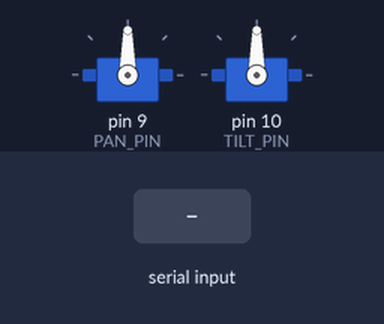
A sketch run on a simulated Arduino Uno, built with avr-gcc and run on an emulated ATmega328P. On the bench: 2 × servo. Inputs (shaded band) come from the test bench. What the sketch prints to the serial monitor is not drawn.

Above: at 1.9 s.
2.0 s: "T45\n" received over Serial
At 2.5 s:
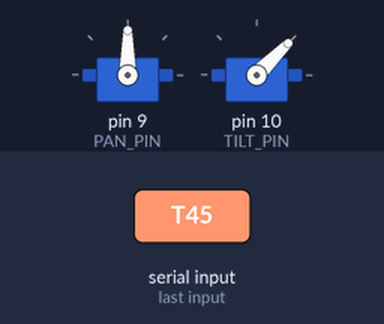
3.6 s: "P45\n" received over Serial
At 4.9 s:
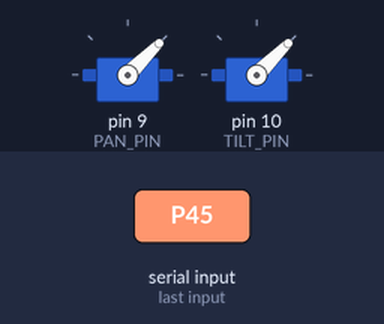
5.2 s: "T120\n" received over Serial
At 6.5 s:
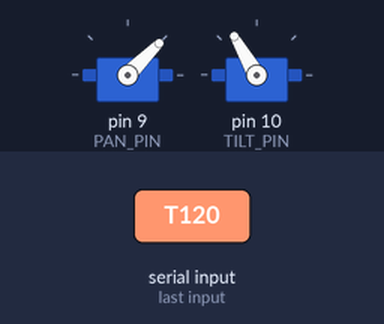
6.8 s: "B90,45\n" received over Serial
At 7.9 s:
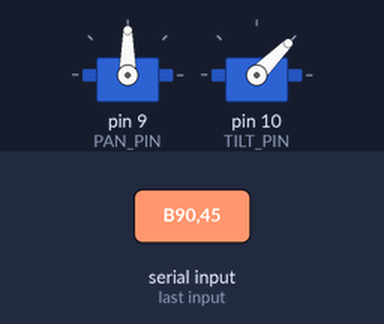
8.4 s: "P,45\n" received over Serial
At 9.3 s:
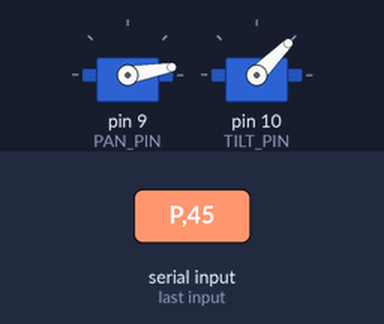
10.0 s: "T90\n" received over Serial
At 11.0 s:
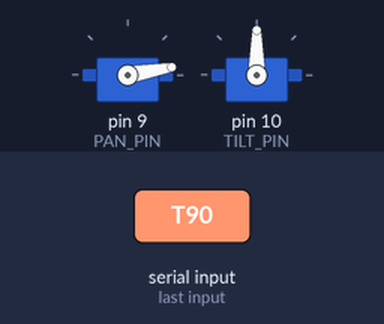
Timing chart, 0 to 12.6 s (numbered marks = the images above; inputs shaded):
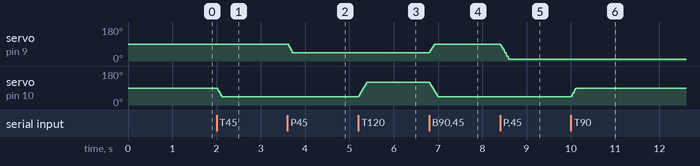

The sketch:

servo_controller.ino
```cpp
/*
 * ROCKET TRACKER — Phase 2: Pan/Tilt Servo Controller
 * =====================================================
 *
 * This firmware runs on the Arduino UNO R4 WiFi and controls two MG995
 * servos (pan + tilt) based on commands received over USB serial.
 *
 * WIRING:
 *   Pan servo  signal → Pin 9
 *   Tilt servo signal → Pin 10
 *   Servo power       → External 6V supply (NOT from Arduino!)
 *   Common ground     → Arduino GND ↔ Servo power supply GND
 *
 * SERIAL PROTOCOL:
 *   Commands are simple text lines ending with newline (\n):
 *
 *   "P<angle>"       — Set pan angle  (e.g., "P90" → pan to 90°)
 *   "T<angle>"       — Set tilt angle (e.g., "T45" → tilt to 45°)
 *   "B<pan>,<tilt>"  — Set both at once (e.g., "B90,45")
 *   "C"              — Report current angles (response: "C<pan>,<tilt>")
 *   "H"              — Home position (center both servos to 90°)
 *   "S"              — Sweep test (pan and tilt cycle through range)
 *   "?"              — Print help
 *
 *   Angles are clamped to [MIN_ANGLE, MAX_ANGLE] for safety.
 *
 * TESTING WITHOUT PYTHON:
 *   1. Upload this sketch to your Arduino
 *   2. Open Serial Monitor (Tools → Serial Monitor)
 *   3. Set baud rate to 115200, line ending to "Newline"
 *   4. Type "H" to center servos
 *   5. Type "S" to run sweep test
 *   6. Type "P45" or "T120" to move individual servos
 *
 * LEARNING NOTES:
 *   Servos are controlled via PWM (Pulse Width Modulation). The Arduino
 *   Servo library handles the details, but under the hood:
 *     - A pulse is sent every 20ms (50 Hz)
 *     - Pulse width of ~1000μs = 0°
 *     - Pulse width of ~1500μs = 90° (center)
 *     - Pulse width of ~2000μs = 180°
 *   The servo's internal circuitry reads this pulse width and drives the
 *   motor to the corresponding angle. This is why we need hardware PWM
 *   pins (9 and 10 on the UNO) — they can generate precise pulse timing.
 */

#include <Servo.h>

// ─── PIN CONFIGURATION ──────────────────────────────────────────
#define PAN_PIN   9
#define TILT_PIN  10

// ─── ANGLE LIMITS ───────────────────────────────────────────────
// Safety clamps — adjust these based on your physical setup to
// prevent the gimbal from hitting its own frame or wires.
#define PAN_MIN   10
#define PAN_MAX   170
#define TILT_MIN  10
#define TILT_MAX  170

// Default (home) position — center of range
#define PAN_HOME  90
#define TILT_HOME 90

// ─── SMOOTHING ──────────────────────────────────────────────────
// Instead of jumping instantly to a target angle (which causes
// jerky motion and high current spikes), we interpolate smoothly.
// STEP_DELAY_MS controls how fast the servo moves (smaller = faster).
// STEP_SIZE controls how far it moves per step (larger = faster but jerkier).
#define STEP_DELAY_MS  5
#define STEP_SIZE      2

// ─── SERIAL ─────────────────────────────────────────────────────
#define BAUD_RATE  115200
#define BUF_SIZE   32

// ─── GLOBALS ────────────────────────────────────────────────────
Servo panServo;
Servo tiltServo;

int panAngle  = PAN_HOME;
int tiltAngle = TILT_HOME;

int panTarget  = PAN_HOME;
int tiltTarget = TILT_HOME;

char inputBuffer[BUF_SIZE];
int bufferIndex = 0;

bool sweepMode = false;
int sweepPanDir = 1;
int sweepTiltDir = 1;

// ─── SETUP ──────────────────────────────────────────────────────
void setup() {
  Serial.begin(BAUD_RATE);
  // Wait up to 3 seconds for USB serial to connect.
  // Arduino IDE Serial Monitor triggers this quickly;
  // pyserial may not, so we use a timeout to avoid hanging.
  unsigned long serialWaitStart = millis();
  while (!Serial && (millis() - serialWaitStart < 3000)) {
    ; // wait
  }
  delay(200); // Extra settle time

  panServo.attach(PAN_PIN);
  tiltServo.attach(TILT_PIN);

  // Start at home position
  panServo.write(PAN_HOME);
  tiltServo.write(TILT_HOME);
  panAngle = PAN_HOME;
  tiltAngle = TILT_HOME;
  panTarget = PAN_HOME;
  tiltTarget = TILT_HOME;

  delay(500); // Let servos reach home position

  Serial.println("=== Rocket Tracker Servo Controller ===");
  Serial.println("Type '?' for help");
  Serial.print("Ready at ");
  Serial.print(PAN_HOME);
  Serial.print(",");
  Serial.println(TILT_HOME);
}

// ─── MAIN LOOP ──────────────────────────────────────────────────
void loop() {
  // Check for serial commands
  readSerial();

  // If sweep test is active, run it
  if (sweepMode) {
    runSweep();
  }

  // Smoothly move servos toward their targets
  updateServos();
}

// ─── SERIAL READING ─────────────────────────────────────────────
void readSerial() {
  while (Serial.available() > 0) {
    char c = Serial.read();

    if (c == '\n' || c == '\r') {
      if (bufferIndex > 0) {
        inputBuffer[bufferIndex] = '\0'; // Null-terminate
        processCommand(inputBuffer);
        bufferIndex = 0;
      }
    } else if (bufferIndex < BUF_SIZE - 1) {
      inputBuffer[bufferIndex++] = c;
    }
  }
}

// ─── COMMAND PROCESSING ─────────────────────────────────────────
void processCommand(char* cmd) {
  switch (cmd[0]) {

    case 'P': case 'p': {
      // Pan to angle: "P90"
      int angle = atoi(&cmd[1]);
      panTarget = constrain(angle, PAN_MIN, PAN_MAX);
      sweepMode = false;
      Serial.print("PAN → ");
      Serial.println(panTarget);
      break;
    }

    case 'T': case 't': {
      // Tilt to angle: "T45"
      int angle = atoi(&cmd[1]);
      tiltTarget = constrain(angle, TILT_MIN, TILT_MAX);
      sweepMode = false;
      Serial.print("TILT → ");
      Serial.println(tiltTarget);
      break;
    }

    case 'B': case 'b': {
      // Both: "B90,45"
      int pan, tilt;
      if (sscanf(&cmd[1], "%d,%d", &pan, &tilt) == 2) {
        panTarget  = constrain(pan, PAN_MIN, PAN_MAX);
        tiltTarget = constrain(tilt, TILT_MIN, TILT_MAX);
        sweepMode = false;
        Serial.print("BOTH → ");
        Serial.print(panTarget);
        Serial.print(",");
        Serial.println(tiltTarget);
      } else {
        Serial.println("ERR: use B<pan>,<tilt>");
      }
      break;
    }

    case 'C': case 'c': {
      // Report current position
      Serial.print("C");
      Serial.print(panAngle);
      Serial.print(",");
      Serial.println(tiltAngle);
      break;
    }

    case 'H': case 'h': {
      // Home
      panTarget  = PAN_HOME;
      tiltTarget = TILT_HOME;
      sweepMode = false;
      Serial.println("HOME → 90,90");
      break;
    }

    case 'S': case 's': {
      // Toggle sweep test
      sweepMode = !sweepMode;
      if (sweepMode) {
        Serial.println("SWEEP ON");
      } else {
        Serial.println("SWEEP OFF");
      }
      break;
    }

    case '?': {
      printHelp();
      break;
    }

    default:
      Serial.print("ERR: unknown command '");
      Serial.print(cmd[0]);
      Serial.println("' — type '?' for help");
      break;
  }
}

// ─── SMOOTH SERVO UPDATE ────────────────────────────────────────
/*
 * Instead of jumping to the target angle instantly, we step toward
 * it gradually. This:
 *   1. Reduces mechanical stress on the gears
 *   2. Lowers current spikes (less brownout risk)
 *   3. Looks smoother
 *
 * In Phase 3, we'll replace this with a proper PID controller that
 * receives continuous position updates from the tracking loop.
 * For now, simple interpolation is fine for testing.
 */
void updateServos() {
  static unsigned long lastStep = 0;
  unsigned long now = millis();

  if (now - lastStep < STEP_DELAY_MS) return;
  lastStep = now;

  // Step pan toward target
  if (panAngle < panTarget) {
    panAngle = min(panAngle + STEP_SIZE, panTarget);
  } else if (panAngle > panTarget) {
    panAngle = max(panAngle - STEP_SIZE, panTarget);
  }

  // Step tilt toward target
  if (tiltAngle < tiltTarget) {
    tiltAngle = min(tiltAngle + STEP_SIZE, tiltTarget);
  } else if (tiltAngle > tiltTarget) {
    tiltAngle = max(tiltAngle - STEP_SIZE, tiltTarget);
  }

  panServo.write(panAngle);
  tiltServo.write(tiltAngle);
}

// ─── SWEEP TEST ─────────────────────────────────────────────────
/*
 * Slowly sweeps both servos back and forth across their full range.
 * Useful for:
 *   - Verifying both servos work and move freely
 *   - Checking that the bracket doesn't bind or hit anything
 *   - Making sure the power supply can handle both moving at once
 */
void runSweep() {
  static unsigned long lastSweep = 0;
  unsigned long now = millis();

  if (now - lastSweep < 30) return;
  lastSweep = now;

  panTarget += sweepPanDir;
  if (panTarget >= PAN_MAX) { panTarget = PAN_MAX; sweepPanDir = -1; }
  if (panTarget <= PAN_MIN) { panTarget = PAN_MIN; sweepPanDir = 1; }

  tiltTarget += sweepTiltDir;
  if (tiltTarget >= TILT_MAX) { tiltTarget = TILT_MAX; sweepTiltDir = -1; }
  if (tiltTarget <= TILT_MIN) { tiltTarget = TILT_MIN; sweepTiltDir = 1; }
}

// ─── HELP TEXT ──────────────────────────────────────────────────
void printHelp() {
  Serial.println("=== Servo Controller Commands ===");
  Serial.println("  P<angle>       Pan to angle (10-170)");
  Serial.println("  T<angle>       Tilt to angle (10-170)");
  Serial.println("  B<pan>,<tilt>  Set both angles");
  Serial.println("  C              Report current angles");
  Serial.println("  H              Home (center to 90,90)");
  Serial.println("  S              Toggle sweep test");
  Serial.println("  ?              Show this help");
  Serial.println("================================");
}
```

Measured:
- after the input at 2.0 s, servo on pin 10 (TILT_PIN): 90° → 45° at once
- after the input at 3.6 s, servo on pin 9 (PAN_PIN): 90° → 45° at once
- after the input at 5.2 s, servo on pin 10 (TILT_PIN): moves from 45° to 120° over 0.19 s, starting at once
- after the input at 6.8 s, servo on pin 9 (PAN_PIN): 45° → 90° at once; servo on pin 10 (TILT_PIN): moves from 120° to 45° over 0.19 s, starting at once
- after the input at 8.4 s, servo on pin 9 (PAN_PIN): moves from 90° to 10° over 0.20 s, starting at once
- after the input at 10.0 s, servo on pin 10 (TILT_PIN): 45° → 90° at once
